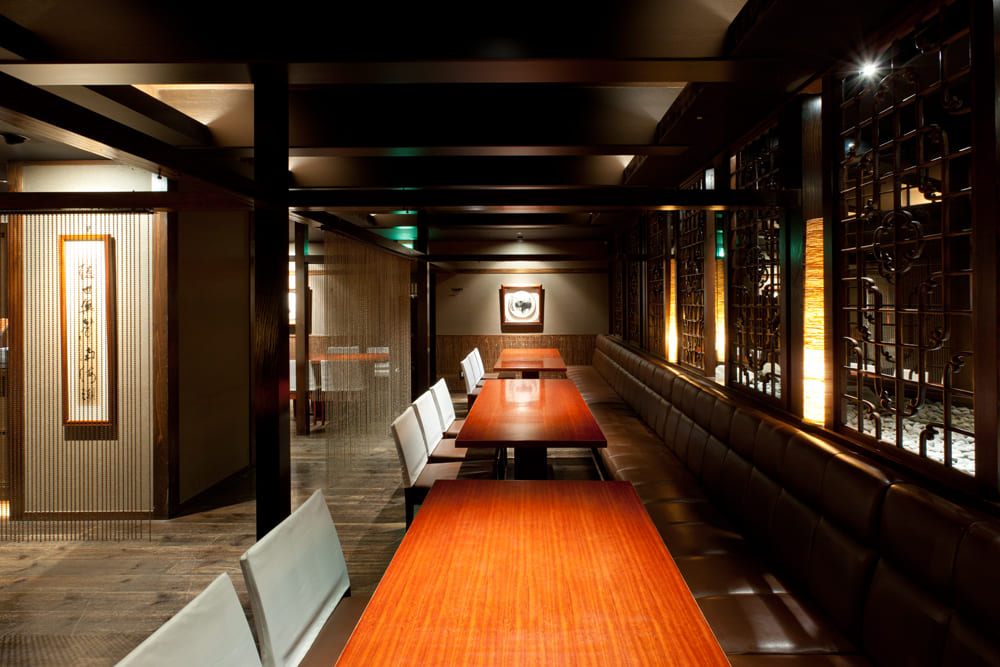
#> input picture images/1P3J1095.jpg, 1000 x 667 px, found by its file name
$ python make_video.py
#> lines starting #> are read from the running program, lines starting #| are printed output that depends on the picture
from moviepy import ImageClip, concatenate_videoclips, CompositeVideoClip, TextClip
from PIL import Image
import numpy as np
import os

IMG_DIR = "/home/user/zennennnisiumeda/images"
OUT = "/home/user/zennennnisiumeda/output.mp4"
W, H = 1080, 1920
DURATION = 3.75  # seconds per image (8 images = 30s)
FADE = 0.5

# テロップ定義（画像順）
images_order = [
    "1P3J1095.jpg",      # 1: 変更
    "DSC00732.jpg",
    "DSC00741.jpg",
    "DSC02075.jpg",
    "内部 (11).jpg",
    "1P3J1082.jpg",
    "DSC00477.jpg",      # 7: 変更
    "西梅田QR文字入り.jpg",
]

captions = [
    "開放感あふれる\nオープンフロア",
    "ゆったりと寛げる\n贅沢な空間",
    "広々としたホールで\n特別なひとときを",
    "大切な方々と\n心ゆくまでお楽しみください",
    "少人数から大人数まで\n柔軟にご対応",
    "様々なシーンの会食に\nご利用いただけます",
    "上質な空間で\n忘れられない宴を",
    "",
]

def fit_image(path, w, h, contain=False):
#> called with w = 1080, h = 1920, contain = False
    img = Image.open(path).convert("RGB")
#> img is the input picture: PIL image 1000x667 RGB; mean R, G, B 79.1, 53.4, 34.3
    iw, ih = img.size
#> iw = 1000; ih = 667
    if contain:
        # 全体を収める（黒帯あり）
        scale = min(w / iw, h / ih)
        nw, nh = int(iw * scale), int(ih * scale)
        img = img.resize((nw, nh), Image.LANCZOS)
        canvas = Image.new("RGB", (w, h), (0, 0, 0))
        canvas.paste(img, ((w - nw) // 2, (h - nh) // 2))
        return np.array(canvas)
    else:
        scale = max(w / iw, h / ih)
#> scale = 2.88
        nw, nh = int(iw * scale), int(ih * scale)
#> nw = 2878; nh = 1920
        img = img.resize((nw, nh), Image.LANCZOS)
#> img: PIL image 2878x1920 RGB
        left = (nw - w) // 2
#> left = 899
        top = (nh - h) // 2
#> top = 0
        img = img.crop((left, top, left + w, top + h))
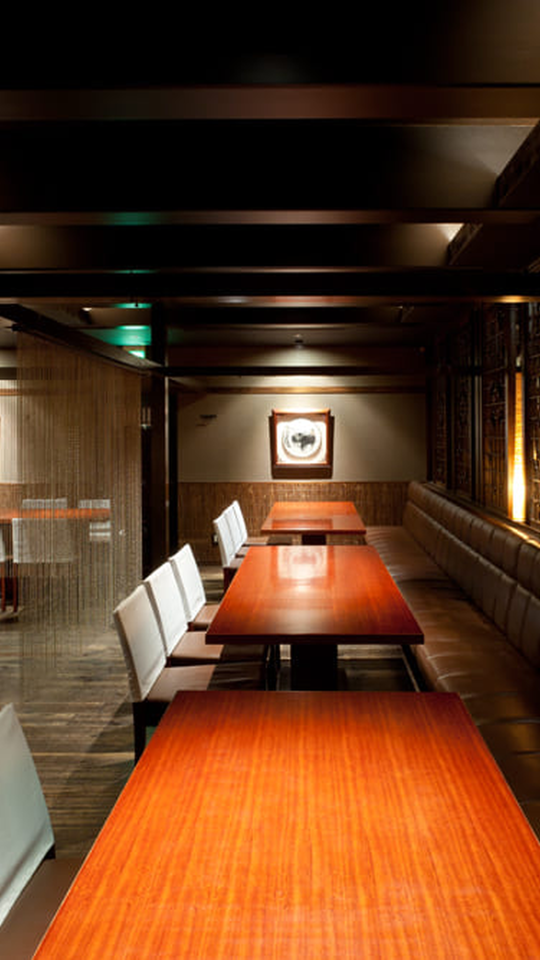
#> img: PIL image 1080x1920 RGB (shown at 1/2 size); mean R, G, B 97.4, 56.7, 29.9
        return np.array(img)

clips = []
for fname, caption in zip(images_order, captions):
    path = os.path.join(IMG_DIR, fname)
    if not os.path.exists(path):
        print(f"Skip: {fname}")
        continue

    contain_mode = fname == "西梅田QR文字入り.jpg"
    arr = fit_image(path, W, H, contain=contain_mode)
#> (the run stopped early here; a loop or call above may not have finished)

$ run again, with images/内部 (11).jpg copied over images/1P3J1095.jpg
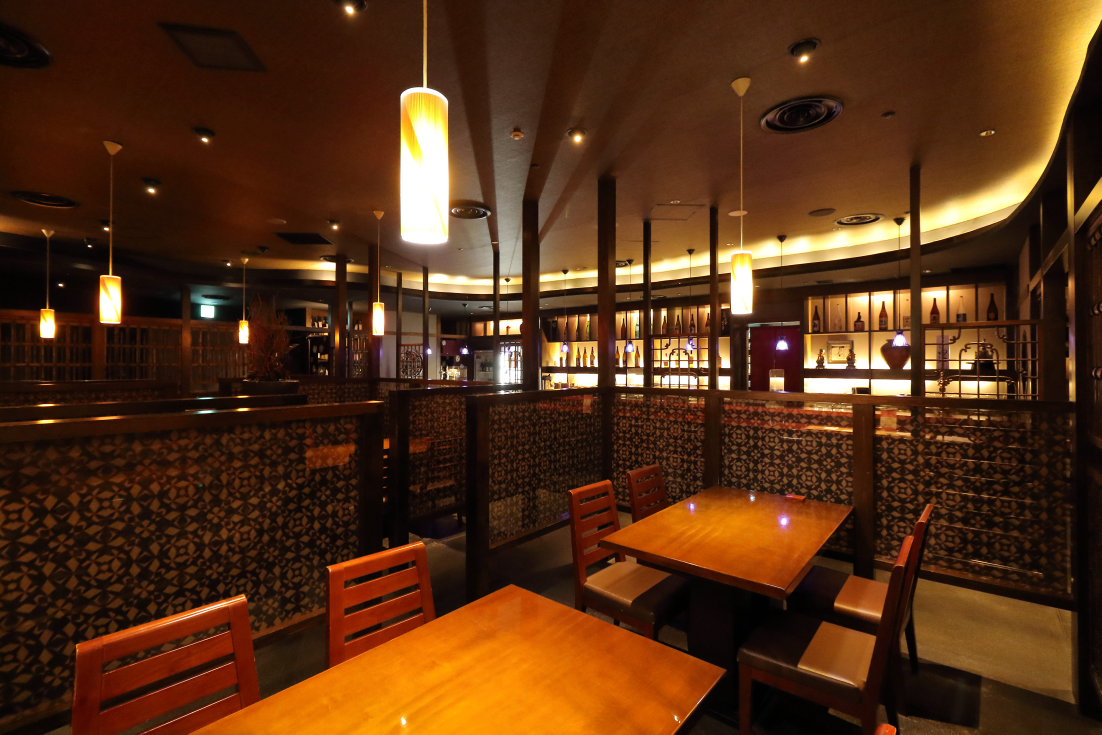
#> input picture images/内部 (11).jpg, 5508 x 3672 px, found by its file name (shown at 1/5 size)
#> in fit_image, img is the input picture: PIL image 5508x3672 RGB; mean R, G, B 85, 48.2, 21.9
#> in fit_image, `img = img.crop((left, top, left + w, top + h))`:
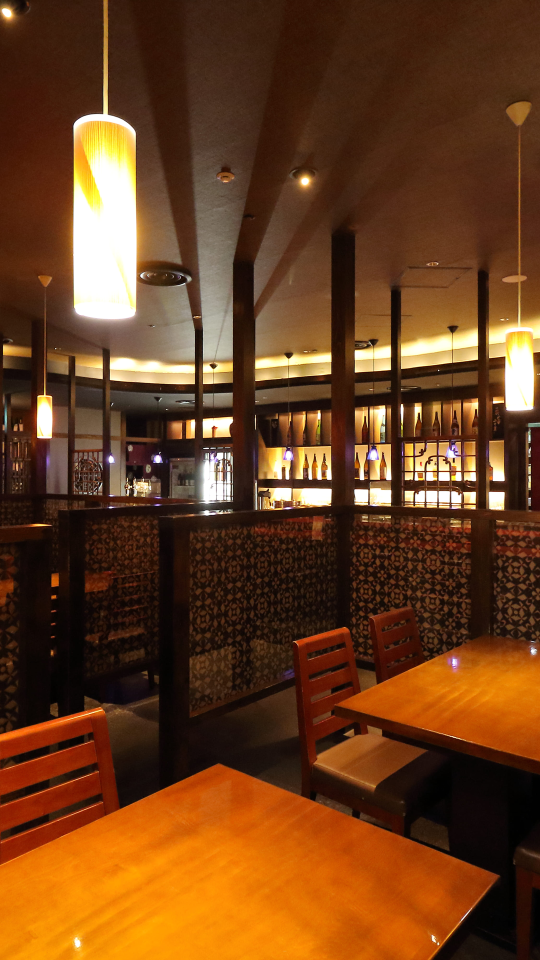
#> img: PIL image 1080x1920 RGB (shown at 1/2 size); mean R, G, B 106, 62.8, 29.3
